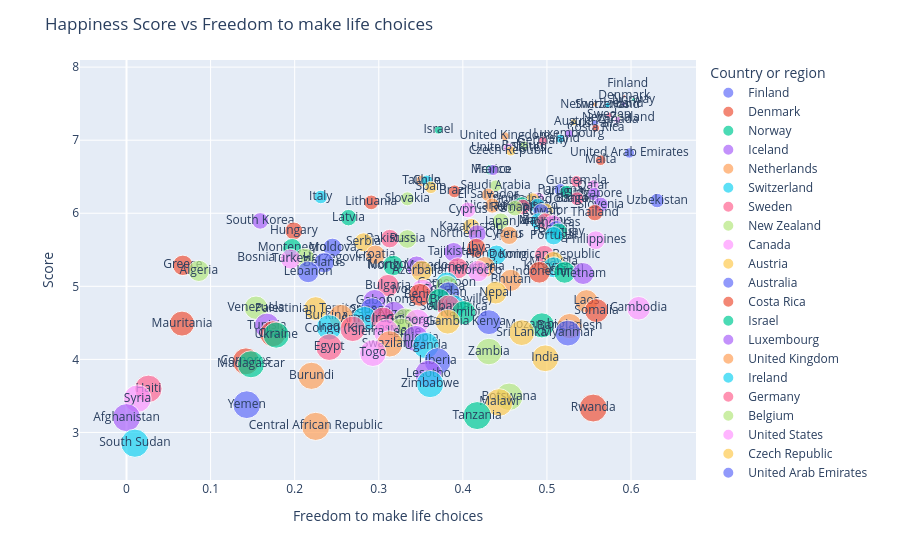

The notebook cell this image was saved under:
### Code cell
# Plot the relationship between score and freedom to make life choices

fig = px.scatter(df,
                 x = 'Freedom to make life choices',
                 y = "Score", size = 'Overall rank',
                 color = "Country or region",
                 hover_name = "Country or region",
                 text = 'Country or region',
                 trendline = "ols")
fig.update_layout(title_text = 'Happiness Score vs Freedom to make life choices')
fig.show()
